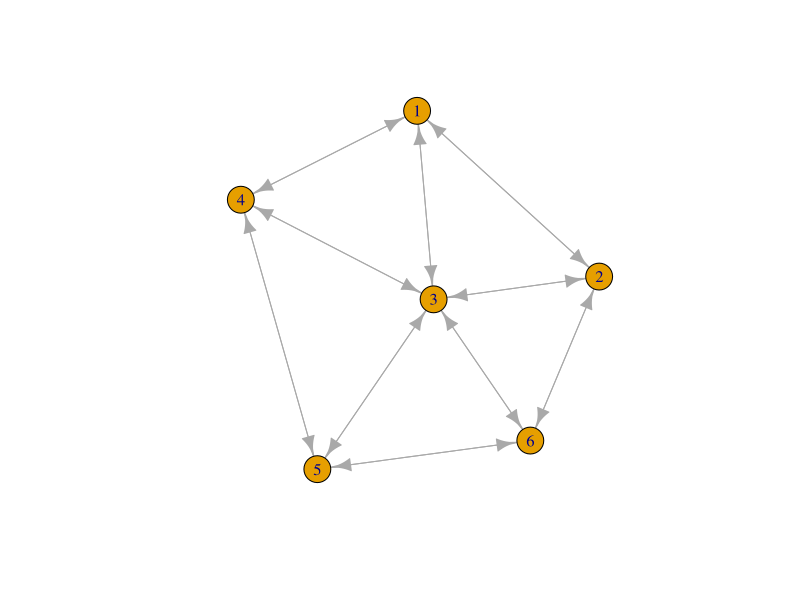

R code for this plot:
library(igraph)
mat<-as.matrix(read.table(text=
                          "node X1 X2 X3 X4 X5 X6
                          1 0 3 7 4 NA NA
                          2 3 0 2 NA NA 9
                          3 7 2 0 1 3 6
                          4 4 NA 1 0 3 NA
                          5 NA NA 3 3 0 3
                          6 NA 9 6 NA 3 0", header=T))
nms <-mat[,1]
mat <-mat[, -1]
colnames(mat)<-rownames(mat)<-nms
mat[is.na(mat)]<-0
g<-graph.adjacency(mat, weighted = TRUE)
plot(g)
(s.paths<- shortest.paths(g, algorithm = "dijkstra"))
